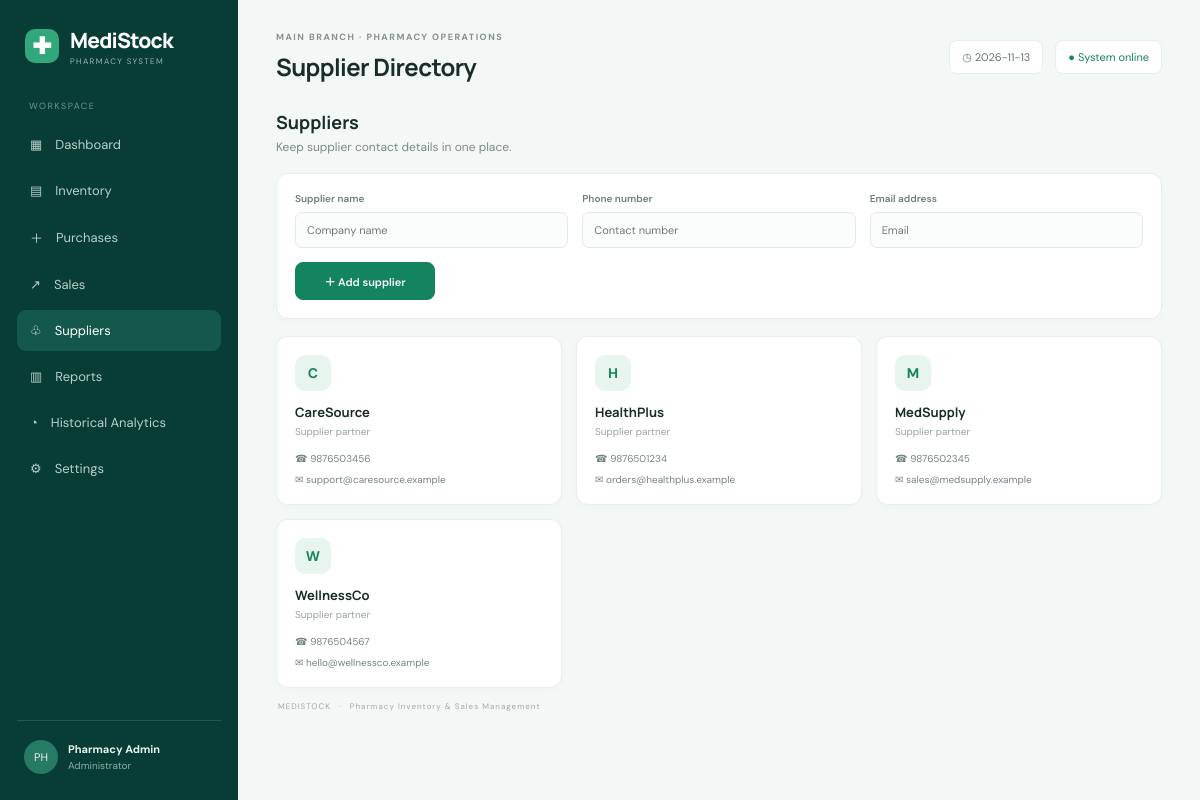
The app's page /suppliers with its own data.
### tables this page shows
CREATE TABLE suppliers(
          id INTEGER PRIMARY KEY AUTOINCREMENT, name TEXT NOT NULL, phone TEXT, email TEXT
        );

### app.py (the view)
@app.route("/suppliers", methods=["GET","POST"])
def suppliers():
    if request.method=="POST":
        f=request.form
        if f.get("name","").strip():
            with db() as con: con.execute("INSERT INTO suppliers(name,phone,email) VALUES(?,?,?)",(f["name"].strip(),f.get("phone",""),f.get("email","")))
            flash("Supplier added.","success")
        return redirect(url_for("suppliers"))
    with db() as con: rows=con.execute("SELECT * FROM suppliers ORDER BY name").fetchall()
    return render_template("suppliers.html",active="suppliers",suppliers=rows)

### app.py (called while the page is built)
def db():
    con = sqlite3.connect(DB)
    con.row_factory = sqlite3.Row
    return con

@app.context_processor
def inject_globals():
    return {"money": money, "today": date.today().isoformat()}

### templates/suppliers.html
{% extends "base.html" %}{% block heading %}Supplier Directory{% endblock %}{% block content %}
<div class="page-intro"><div><h2>Suppliers</h2><p>Keep supplier contact details in one place.</p></div></div>
<div class="panel form-panel"><form method="post" class="form-grid"><label>Supplier name<input name="name" required placeholder="Company name"></label><label>Phone number<input name="phone" placeholder="Contact number"></label><label>Email address<input name="email" type="email" placeholder="Email"></label><div class="form-actions"><button class="button primary">＋ Add supplier</button></div></form></div>
<div class="supplier-grid">{% for s in suppliers %}<div class="panel supplier-card"><div class="supplier-avatar">{{s.name[:1]}}</div><h3>{{s.name}}</h3><p>Supplier partner</p><div class="supplier-contact">☎ {{s.phone or 'Not provided'}}</div><div class="supplier-contact">✉ {{s.email or 'Not provided'}}</div></div>{% else %}<div class="panel empty">No suppliers added.</div>{% endfor %}</div>{% endblock %}

### static/style.css (style rules this page uses)
:root { --green:#13845f;--deep:#073d35;--mint:#e9f3ef;--ink:#182d2a;--muted:#7b8c87;--line:#e8eeeb;--bg:#f3f7f5;--white:#fff;--amber:#bd8427;--red:#c65b57 }
* { box-sizing:border-box }
body { margin:0;background:var(--bg);color:var(--ink);font-family:'DM Sans',Arial,sans-serif;font-size:14px }
.welcome-row,.page-intro { display:flex;justify-content:space-between;align-items:center;margin-bottom:20px }
.welcome-row h2,.page-intro h2 { font:700 18px Manrope,sans-serif;margin:0 0 5px }
.welcome-row p,.page-intro p { margin:0;color:var(--muted);font-size:12px }
.button { display:inline-flex;align-items:center;justify-content:center;gap:7px;border:1px solid #dfe9e4;background:#fff;color:#36564d;border-radius:8px;padding:10px 14px;font:600 11px 'DM Sans';text-decoration:none;cursor:pointer }
.button.primary { background:var(--green);border-color:var(--green);color:#fff }
.panel { background:#fff;border:1px solid var(--line);border-radius:12px;padding:18px;box-shadow:0 2px 8px #163b2a05;min-width:0 }
.panel-title h3,.panel h3 { font:700 13px Manrope,sans-serif;margin:0 0 4px }
.page-intro { margin-bottom:18px }
.form-panel { margin-bottom:17px }
.form-grid { display:grid;grid-template-columns:repeat(3,minmax(0,1fr));gap:14px }
.form-grid label,.filter-form label { display:grid;gap:7px;font-size:10px;color:#6d7e76;font-weight:600 }
.form-grid input,.form-grid select,.search-form input,.filter-form input { width:100%;border:1px solid #e2eae5;background:#fbfdfc;border-radius:7px;padding:10px 11px;font:11px 'DM Sans';color:#30473e;outline:none }
.form-actions { display:flex;align-items:end }
.form-actions .button { min-width:140px }
.supplier-grid { display:grid;grid-template-columns:repeat(3,1fr);gap:14px }
.supplier-card h3 { margin:12px 0 4px }
.supplier-card p { font-size:10px;color:#98a39e;margin:0 0 14px }
.supplier-avatar { width:36px;height:36px;background:#e8f5ee;color:#16845f;border-radius:10px;display:grid;place-items:center;font-weight:700 }
.supplier-contact { font-size:10px;color:#75857e;margin-top:8px }

### records on screen
suppliers: name "C", name "CareSource", phone "9876503456", email "support@caresource.example"
suppliers: name "H", name "HealthPlus", phone "9876501234", email "orders@healthplus.example"
suppliers: name "M", name "MedSupply", phone "9876502345", email "sales@medsupply.example"
suppliers: name "W", name "WellnessCo", phone "9876504567", email "hello@wellnessco.example"
